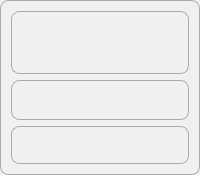
<?xml version="1.0" encoding="UTF-8"?>
<ui version="4.0">
 <class>FloatingWidget</class>
 <widget class="QWidget" name="FloatingWidget">
  <property name="geometry">
   <rect>
    <x>0</x>
    <y>0</y>
    <width>200</width>
    <height>150</height>
   </rect>
  </property>
  <property name="styleSheet">
   <string notr="true">background-color: #f0f0f0; 
border: 1px solid #aaaaaa;
border-radius: 8px;
padding: 10px;</string>
  </property>
  <layout class="QVBoxLayout" name="verticalLayout">
   <item>
    <widget class="QLabel" name="symbolLabel">
     <property name="styleSheet">
      <string notr="true">font-size: 36px;
font-weight: bold;
text-align: center;</string>
     </property>
     <property name="alignment">
      <set>Qt::AlignCenter</set>
     </property>
    </widget>
   </item>
   <item>
    <widget class="QLabel" name="nameLabel">
     <property name="styleSheet">
      <string notr="true">font-size: 16px;
text-align: center;</string>
     </property>
     <property name="alignment">
      <set>Qt::AlignCenter</set>
     </property>
    </widget>
   </item>
   <item>
    <widget class="QLabel" name="weightLabel">
     <property name="styleSheet">
      <string notr="true">font-size: 14px;
text-align: center;</string>
     </property>
     <property name="alignment">
      <set>Qt::AlignCenter</set>
     </property>
    </widget>
   </item>
  </layout>
 </widget>
 <resources/>
 <connections/>
</ui>
